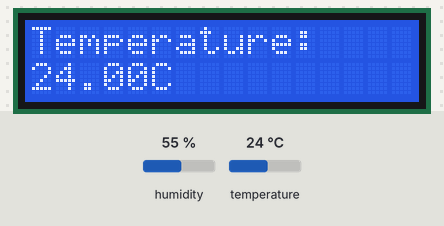
A sketch run on a simulated Arduino Uno, built with avr-gcc and run on an emulated ATmega328P. Shown: 16×2 character LCD. The test bench sets the inputs (shaded band); at power-on: temperature 24 °C, humidity 55 %. What the sketch prints to the serial monitor is not drawn.

Above: at 1.2 s.
1.3 s: temperature set to 12 °C
At 3.3 s:
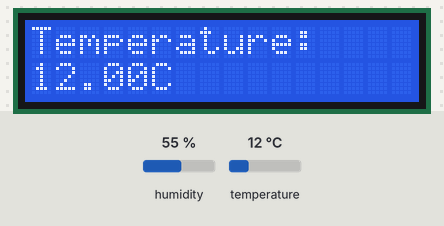
4.0 s: temperature set to 19 °C
At 5.5 s:
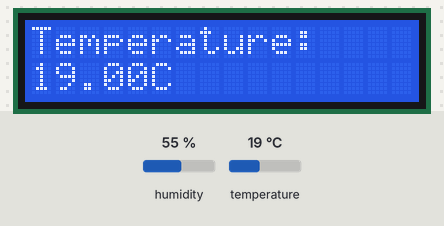
6.7 s: temperature set to 28 °C
At 8.7 s:
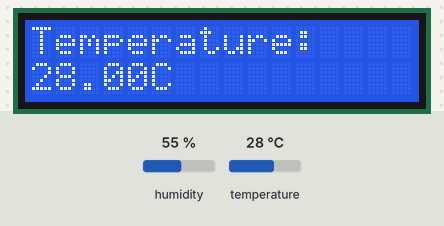
Timing chart, 0 to 10.2 s (numbered marks = the images above; inputs shaded):
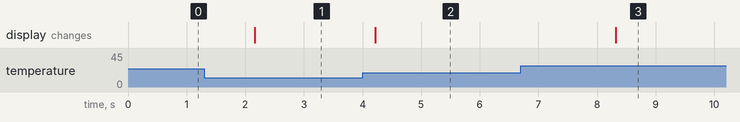

The sketch:

temparature_sensor1.ino
```cpp
#include <Wire.h>
#include <LiquidCrystal_I2C.h>
#include <DHT.h>

// LCD 설정
LiquidCrystal_I2C lcd(0x27, 16, 2);  // LCD 주소는 0x27이며, 16x2 크기의 LCD 사용

// DHT 센서 핀 정의
const int dhtPin = 2;  // DHT 센서 신호선이 아두이노의 2번 핀에 연결된 경우

// DHT 센서 설정
DHT dht(dhtPin, DHT11);  // DHT11 또는 DHT22를 사용하려면 DHT11 대신 DHT22로 변경

void setup() {
  // 시리얼 통신 시작
  Serial.begin(9600);

  // LCD 초기화
  lcd.begin(16, 2);
  lcd.clear();
  lcd.print("Temperature:");
}

void loop() {
  // 온도 측정
  float temperature = dht.readTemperature();  // 온도를 읽어옴

  // 온도 출력 (시리얼 모니터에도 출력)
  Serial.print("Temperature: ");
  Serial.print(temperature);
  Serial.println(" °C");

  // LCD에 온도 표시
  lcd.setCursor(0, 1);
  lcd.print("      "); // 이전에 출력한 온도 지우기
  lcd.setCursor(0, 1);
  lcd.print(temperature);
  lcd.print("C");

  // 측정 주기 (변경 가능)
  delay(1000);  // 1초마다 온도를 측정하여 LCD에 표시
}
```

Measured:
- after the input at 1.3 s, the display: changes after 0.86 s (image 1)
- after the input at 4.0 s, the display: changes after 0.22 s (image 2)
- after the input at 6.7 s, the display: changes after 1.6 s (image 3)
